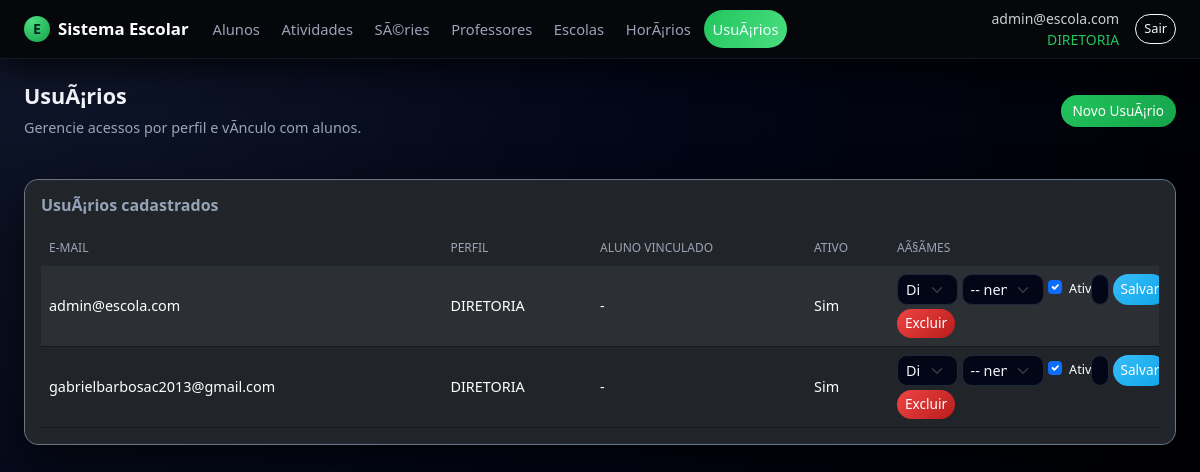
/usuarios/ (signed in), run on the app's committed database.
### app.py (models this page shows, shortened)
class Usuario(db.Model, UserMixin):
    __tablename__ = "usuario"
    id = db.Column(db.Integer, primary_key=True)
    email = db.Column(db.String(120), unique=True, nullable=False)
    senha_hash = db.Column(db.String(255), nullable=False)
    papel = db.Column(db.String(30), nullable=False, default="ALUNO")
    ativo = db.Column(db.Boolean, nullable=False, default=True)
    created_at = db.Column(db.DateTime, nullable=False, default=datetime.utcnow)
    aluno_id = db.Column(db.Integer, db.ForeignKey("aluno.id"), nullable=True)
    aluno = db.relationship("Aluno", lazy="joined")
    recovery_code1 = db.Column(db.String(255), nullable=True)
    recovery_code2 = db.Column(db.String(255), nullable=True)
    recovery_code3 = db.Column(db.String(255), nullable=True)
    recovery_codes_shown = db.Column(db.Boolean, nullable=False, default=False)
    def papel_upper(self):
        return (self.papel or "").upper()
    def is_diretoria(self):
        return self.papel_upper() == "DIRETORIA"

### app.py (the view)
@app.route("/usuarios/", methods=["GET"])
@login_required
def usuarios_list():
    if not current_user.is_diretoria():
        flash("Acesso restrito à DIRETORIA.", "warning")
        return redirect(url_for("index"))
    items = Usuario.query.order_by(Usuario.email.asc()).all()
    alunos = Aluno.query.order_by(Aluno.nome.asc()).all()
    return render_template("usuarios/listar.html", items=items, alunos=alunos)

### app.py (called while the page is built)
@login_manager.user_loader
def load_user(uid):
    return db.session.get(Usuario, int(uid))

@app.context_processor
def inject_can():
    return dict(can=can)

### templates/usuarios/listar.html (shortened to what this page needs)
{% extends "base.html" %}
{% block content %}
<div class="page-title-row mb-3">
  <div>
    <h2>UsuÃ¡rios</h2>
    <div class="subtitle">Gerencie acessos por perfil e vÃ­nculo com alunos.</div>
  </div>
  <div class="d-flex align-items-center gap-2">
    <button class="btn btn-success"
            type="button"
            data-bs-toggle="collapse"
            data-bs-target="#formNovoUsuario"
            aria-expanded="false"
            aria-controls="formNovoUsuario">
      Novo UsuÃ¡rio
    </button>
  </div>
</div>
<section class="card bg-dark border-secondary">
  <div class="card-body">
    <h5 class="card-title mb-3">UsuÃ¡rios cadastrados</h5>
    {% if items %}
      <div class="table-responsive">
        <table class="table table-dark table-striped align-middle">
          <thead>
            <tr>
              <th>E-mail</th>
              <th>Perfil</th>
              <th>Aluno vinculado</th>
              <th>Ativo</th>
              <th style="width: 270px;">AÃ§Ãµes</th>
            </tr>
          </thead>
          <tbody>
          {% for u in items %}
            <tr>
              <td>{{ u.email }}</td>
              <td>{{ u.papel_upper() }}</td>
              <td>{{ u.aluno.nome if u.aluno else '-' }}</td>
              <td>{{ 'Sim' if u.ativo else 'NÃ£o' }}</td>
              <td>
                <form method="post"
                      action="{{ url_for('usuarios_editar', id=u.id) }}"
                      class="row g-1 align-items-center">
                  <div class="col-md-3">
                    <select name="papel" class="form-select form-select-sm">
                      <option value="DIRETORIA" {{ 'selected' if u.papel_upper()=='DIRETORIA' else '' }}>Diretoria</option>
                    </select>
                  </div>
                  <div class="col-md-4">
                    <select name="aluno_id" class="form-select form-select-sm">
                      <option value="">-- nenhum --</option>
                    </select>
                  </div>
                  <div class="col-md-2 d-flex align-items-center">
                    <div class="form-check">
                      <input class="form-check-input" type="checkbox" name="ativo"
                             id="ativo_{{ u.id }}" {{ 'checked' if u.ativo else '' }}>
                      <label class="form-check-label small" for="ativo_{{ u.id }}">Ativo</label>
                    </div>
                  </div>
                  <div class="col-md-3 d-flex gap-1">
                    <input type="password"
                           name="nova_senha"
                           class="form-control form-control-sm"
                           placeholder="Nova senha">
                    <button type="submit" class="btn btn-sm btn-primary">Salvar</button>
                  </div>
                </form>
                <form method="post"
                      action="{{ url_for('usuarios_excluir', id=u.id) }}"
                      class="mt-1"
                      onsubmit="return confirm('Confirma excluir este usuÃ¡rio?');">
                  <button type="submit" class="btn btn-sm btn-danger">Excluir</button>
                </form>
              </td>
            </tr>
          {% endfor %}
          </tbody>
        </table>
      </div>
    {% else %}
      <p class="text-muted mb-0">Nenhum usuÃ¡rio cadastrado.</p>
    {% endif %}
  </div>
</section>
{% endblock %}

### templates/base.html (shortened to what this page needs)
<!doctype html>
<html lang="pt-BR">
<head>
  <link
    href="https://cdn.jsdelivr.net/npm/bootstrap@5.3.3/dist/css/bootstrap.min.css"
    rel="stylesheet"
  >
  <link rel="stylesheet" href="{{ url_for('static', filename='css/style.css') }}">
</head>
<body class="app-body">
  <header class="app-navbar navbar navbar-expand-lg navbar-dark">
    <div class="container-fluid px-3 px-lg-4">
      <a class="navbar-brand d-flex align-items-center gap-2" href="{{ url_for('index') }}">
        <span class="brand-icon">E</span>
        <span class="fw-semibold">Sistema Escolar</span>
      </a>
      {% if current_user.is_authenticated %}
        {% set papel = current_user.papel_upper() %}
        <div class="collapse navbar-collapse" id="mainNav">
          <ul class="navbar-nav me-auto mb-2 mb-lg-0 app-menu">
            <li class="nav-item">
              <a class="nav-link {% if request.endpoint and 'alunos' in request.endpoint %}active{% endif %}"
                 href="{{ url_for('alunos_list') }}">
                Alunos
              </a>
            </li>
            <li class="nav-item">
              <a class="nav-link {% if request.endpoint and 'atividades_' in request.endpoint %}active{% endif %}"
                 href="{{ url_for('atividades_listar') }}">
                Atividades
              </a>
            </li>
            {% if papel == 'DIRETORIA' %}
              <li class="nav-item">
                <a class="nav-link {% if request.endpoint and 'series_' in request.endpoint %}active{% endif %}"
                   href="{{ url_for('series_list') }}">
                  SÃ©ries
                </a>
              </li>
               <li class="nav-item">
   <a class="nav-link {% if request.endpoint and 'professores' in request.endpoint %}active{% endif %}"
     href="{{ url_for('professores_listar') }}">
    Professores
  </a>
</li>
              <li class="nav-item">
                <a class="nav-link {% if request.endpoint and 'escolas_' in request.endpoint %}active{% endif %}"
                   href="{{ url_for('escolas_list') }}">
                  Escolas
                </a>
              </li>
              <li class="nav-item">
                <a class="nav-link {% if request.endpoint and 'horarios_' in request.endpoint %}active{% endif %}"
                   href="{{ url_for('horarios_list') }}">
                  HorÃ¡rios
                </a>
              </li>
              <li class="nav-item">
                <a class="nav-link {% if request.endpoint and 'usuarios_' in request.endpoint %}active{% endif %}"
                   href="{{ url_for('usuarios_list') }}">
                  UsuÃ¡rios
                </a>
              </li>
            {% endif %}
          </ul>
          <div class="d-flex align-items-center gap-3">
            <div class="text-end small text-muted d-none d-md-block">
              <div>{{ current_user.email }}</div>
              <div class="text-accent">{{ papel }}</div>
            </div>
            <form method="post" action="{{ url_for('logout') }}">
              <button class="btn btn-sm btn-outline-light" type="submit">Sair</button>
            </form>
          </div>
        </div>
      {% endif %}
    </div>
  </header>
  <main class="app-main container-fluid px-3 px-lg-4 py-4">
    <div class="page-wrapper">
      {% block content %}{% endblock %}
    </div>
  </main>
</body>
</html>

### static/css/style.css (style rules this page uses)
:root { --bg-body: #05070b; --bg-elevated: #10141f; --bg-elevated-soft: #181d2a; --bg-navbar: #05070b; --border-soft: #262c3c; --text-main: #f4f5fb; --text-muted: #9ca3b8; --accent: #22c55e; --accent-soft: rgba(34, 197, 94, 0.15); --danger-soft: rgba(239, 68, 68, 0.15); --radius-lg: 16px; --radius-md: 10px; --shadow-soft: 0 18px 45px rgba(0, 0, 0, 0.65); }
.app-body { background: radial-gradient(circle at top left, #10172a 0, #020617 45%, #000 100%); color: var(--text-main); min-height: 100vh; font-family: system-ui, -apple-system, BlinkMacSystemFont, "Segoe UI", sans-serif; }
.app-navbar { background-color: var(--bg-navbar); border-bottom: 1px solid #111827; box-shadow: 0 10px 30px rgba(0, 0, 0, 0.7); position: sticky; top: 0; z-index: 1030; }
.app-navbar .navbar-brand { font-size: 1.05rem; }
.brand-icon { width: 26px; height: 26px; border-radius: 999px; background: radial-gradient(circle at 30% 20%, #4ade80, #16a34a); display: inline-flex; align-items: center; justify-content: center; font-size: 0.9rem; font-weight: 700; color: #022c22; }
.app-menu .nav-link { font-size: 0.92rem; color: var(--text-muted); padding-inline: 0.9rem; border-radius: 999px; margin-right: 0.35rem; transition: all 0.18s ease-out; }
.app-menu .nav-link.active { color: #ecfeff; background: linear-gradient(120deg, #22c55e, #4ade80); }
.app-main { color: var(--text-main); max-width: 1200px; margin-inline: auto; }
.page-wrapper { display: flex; flex-direction: column; gap: 1.5rem; }
.card { background-color: var(--bg-elevated); border-radius: var(--radius-lg); border: 1px solid var(--border-soft); box-shadow: var(--shadow-soft); }
.card-title { font-size: 1rem; font-weight: 600; }
.page-title-row { display: flex; align-items: center; justify-content: space-between; gap: 1rem; }
.page-title-row h2 { font-size: 1.35rem; font-weight: 600; }
.page-title-row .subtitle { font-size: 0.9rem; color: var(--text-muted); }
.table { color: var(--text-main); font-size: 0.9rem; margin-bottom: 0; }
.table thead { background: linear-gradient(90deg, #020617, #020617); }
.table thead th { color: #9ca3b8; border-bottom: 1px solid #1f2933 !important; font-weight: 500; text-transform: uppercase; font-size: 0.75rem; }
.table tbody tr { background-color: var(--bg-elevated-soft); }
.table tbody tr:nth-child(even) { background-color: #050816; }
.table td, .table th { border-color: #111827 !important; }
.form-control, .form-select, textarea.form-control { background-color: #020617; border-radius: var(--radius-md); border: 1px solid #1e293b; color: var(--text-main); font-size: 0.9rem; }
.btn { border-radius: 999px; font-size: 0.85rem; }
.btn-success { background: linear-gradient(135deg, #22c55e, #16a34a); border: none; }
.btn-primary { background: linear-gradient(135deg, #38bdf8, #0ea5e9); border: none; }
.btn-outline-light { border-radius: 999px; font-size: 0.8rem; }
.btn-danger { background: linear-gradient(135deg, #ef4444, #b91c1c); border: none; }
.text-accent { color: var(--accent); }
.card { position: relative; border-radius: 14px; overflow: hidden; }
.card::after { content: ""; position: absolute; inset: 0; border-radius: 14px; pointer-events: none; box-shadow: inset 0 0 0 1px #1f2937; }
.page-wrapper .card h5, .page-wrapper .card .card-title { color: #e5e7eb !important; }
.app-navbar .text-muted { color: rgba(255, 255, 255, 0.80) !important; }
.app-navbar .text-muted div:first-child { font-weight: 500; }
.page-wrapper .card h5, .page-wrapper .card .card-title { color: #94a3b8 !important; }

### data on the page
Usuario: email "admin@escola.com", papel_upper "DIRETORIA", aluno "-", ativo "Sim"
Usuario: email "gabrielbarbosac2013@gmail.com", papel_upper "DIRETORIA", aluno "-", ativo "Sim"

### other printed values
{{ papel }} "DIRETORIA"
